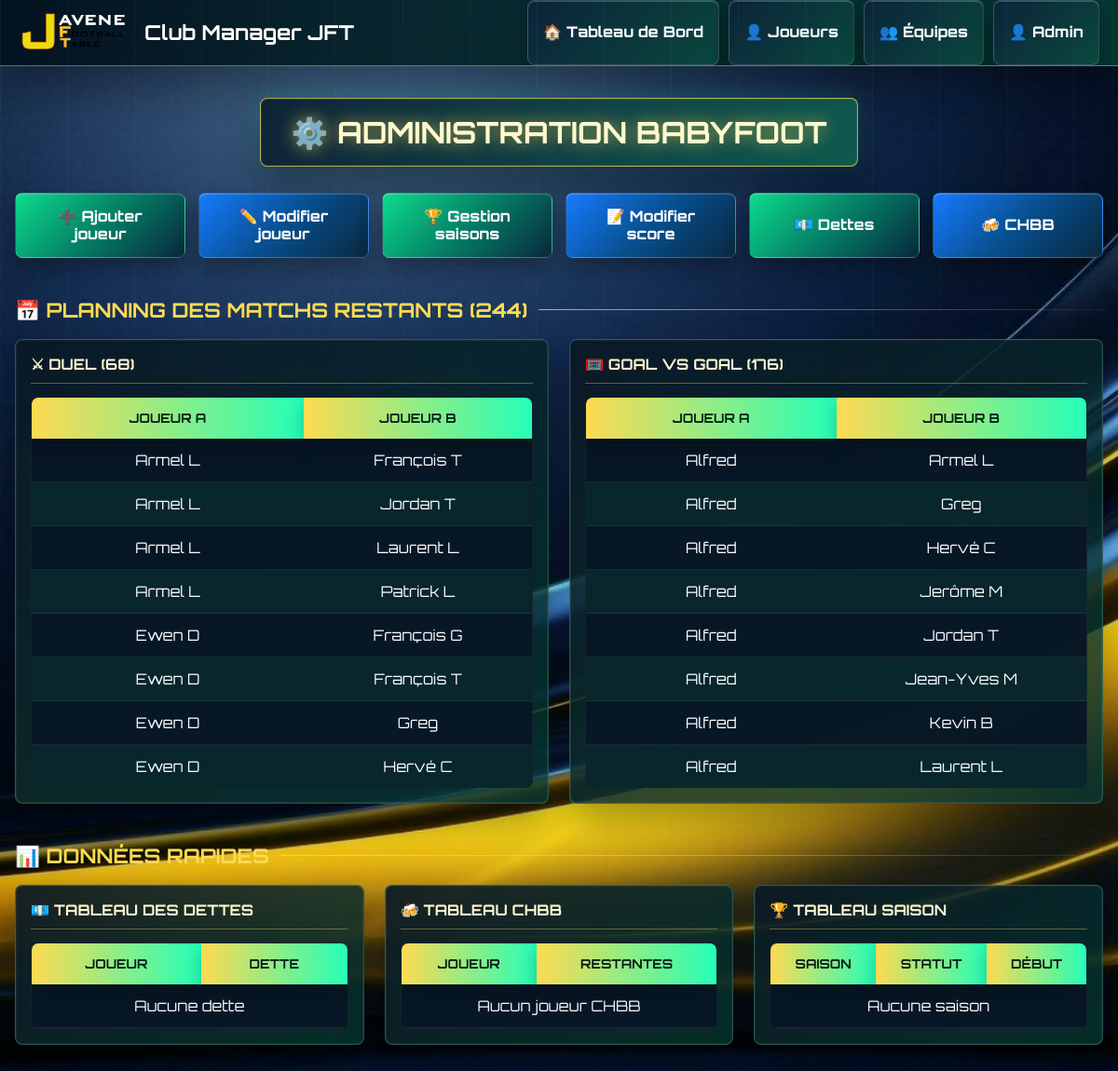
The page /admin on the database its author committed.
### app.py (models this page shows)
class Player(db.Model):
    id = db.Column(db.Integer, primary_key=True)
    name = db.Column(db.String(100))
    photo = db.Column(db.String(200), default="/static/img/default.png")
    sexe = db.Column(db.String(1), default="M")
    actif = db.Column(db.Boolean, default=True)
    team = db.Column(db.String(1))  # "A", "B" ou NULL
    force_team_b = db.Column(db.Boolean, default=False)
    card_background = db.Column(db.String(200))
    card_video = db.Column(db.String(200), nullable=True)
    duel = db.Column(db.Integer, default=0)
    goal = db.Column(db.Integer, default=0)
    goal_won = db.Column(db.Integer, default=0)
    matches = db.Column(db.Integer, default=0)
    matches_duel = db.Column(db.Integer, default=0)
    matches_goal = db.Column(db.Integer, default=0)
    wins = db.Column(db.Integer, default=0)
    losses = db.Column(db.Integer, default=0)
    elo = db.Column(db.Integer, default=1000)
    membre_club = db.Column(db.Boolean, default=True)
    interclub = db.Column(db.Boolean, default=False)
    interclub_wins = db.Column(db.Integer, default=0)
    atelier_duel = db.Column(db.Boolean, default=True)
    atelier_goal = db.Column(db.Boolean, default=True)
    external_club = db.Column(db.String(100))
    club_logo = db.Column(db.String(200))
    dette = db.Column(db.Float, default=0)
    chbb = db.Column(db.Boolean, default=False)
    chbb_count = db.Column(db.Integer, default=3)
    chbb_date1 = db.Column(db.String(50))
    chbb_date2 = db.Column(db.String(50))
    chbb_date3 = db.Column(db.String(50))

### app.py (the view)
@app.route("/admin")
def admin():
    season = get_current_season()
    players = Player.query.all()
    matches = Match.query.filter_by(season_id=season.id).order_by(Match.date.desc()).all() if season else []
    players_dict = {p.id: p for p in players}
    remaining_matches, duel_remaining, goal_remaining = get_remaining_matches_for_season(season)
    return render_template(
        "admin.html",
        players=players,
        matches=matches,
        players_dict=players_dict,
        remaining_matches=remaining_matches,
        duel_remaining=duel_remaining,
        goal_remaining=goal_remaining
    )

### app.py (called while the page is built)
def get_current_season():
    return Season.query.filter_by(active=True).first()

def get_played_pairs_for_season(season):
    if not season:
        return set()
    matches = Match.query.filter_by(season_id=season.id).all()
    return {
        (min(m.playerA_id, m.playerB_id), max(m.playerA_id, m.playerB_id), m.type)
        for m in matches
        if m.playerA_id and m.playerB_id
    }

@app.after_request
def add_header(response):
    response.headers["Cache-Control"] = "no-store"
    return response

### templates/admin.html (shortened to what this page needs)
{% extends "base.html" %}
{% block content %}
<div class="admin-container">
    <h1>⚙️ Administration Babyfoot</h1>
    <div class="admin-actions">
        <a href="/admin/player/new" class="btn btn-add">➕ Ajouter joueur</a>
        <a href="/admin/player/list" class="btn btn-edit">✏️ Modifier joueur</a>
        <a href="/admin/season" class="btn btn-add">🏆 Gestion saisons</a>
        <a href="/admin/match/list" class="btn btn-edit">📝 Modifier score</a>
        <a href="/admin/dettes" class="btn btn-add">💶 Dettes</a>
        <a href="/admin/chbb/login" class="btn btn-edit">🍻 CHBB</a>
    </div>
    <h2 class="planning-title">📅 Planning des matchs restants ({{ remaining_matches|length }})</h2>
    <div class="planning-container">
        <div class="planning-block">
            <h3 class="planning-subtitle">⚔ Duel ({{ duel_remaining|length }})</h3>
            <div class="planning-wrapper">
                <table class="admin-table">
                    <thead>
                        <tr>
                            <th>Joueur A</th>
                            <th>Joueur B</th>
                        </tr>
                    </thead>
                    <tbody>
                        {% for m in duel_remaining %}
                        <tr>
                            <td>{{ players_dict[m.playerA_id].name if m.playerA_id in players_dict else '-' }}</td>
                            <td>{{ players_dict[m.playerB_id].name if m.playerB_id in players_dict else '-' }}</td>
                        </tr>
                        {% endfor %}
                    </tbody>
                </table>
            </div>
        </div>
        <div class="planning-block">
            <h3 class="planning-subtitle">🥅 Goal vs Goal ({{ goal_remaining|length }})</h3>
            <div class="planning-wrapper">
                <table class="admin-table">
                    <thead>
                        <tr>
                            <th>Joueur A</th>
                            <th>Joueur B</th>
                        </tr>
                    </thead>
                    <tbody>
                        {% for m in goal_remaining %}
                        <tr>
                            <td>{{ players_dict[m.playerA_id].name if m.playerA_id in players_dict else '-' }}</td>
                            <td>{{ players_dict[m.playerB_id].name if m.playerB_id in players_dict else '-' }}</td>
                        </tr>
                        {% endfor %}
                    </tbody>
                </table>
            </div>
        </div>
    </div>
    <h2 class="planning-title">📊 Données rapides</h2>
    <div class="planning-container">
        <div class="planning-block">
            <h3 class="planning-subtitle">💶 Tableau des dettes</h3>
            <div class="planning-wrapper">
                <table class="admin-table">
                    <thead>
                        <tr>
                            <th>Joueur</th>
                            <th>Dette</th>
                        </tr>
                    </thead>
                    <tbody>
                        {% if not dette_players %}
                        <tr>
                            <td colspan="2">Aucune dette</td>
                        </tr>
                        {% endif %}
                    </tbody>
                </table>
            </div>
        </div>
        <div class="planning-block">
            <h3 class="planning-subtitle">🍻 Tableau CHBB</h3>
            <div class="planning-wrapper">
                <table class="admin-table">
                    <thead>
                        <tr>
                            <th>Joueur</th>
                            <th>Restantes</th>
                        </tr>
                    </thead>
                    <tbody>
                        {% if not chbb_players %}
                        <tr>
                            <td colspan="2">Aucun joueur CHBB</td>
                        </tr>
                        {% endif %}
                    </tbody>
                </table>
            </div>
        </div>
        <div class="planning-block">
            <h3 class="planning-subtitle">🏆 Tableau saison</h3>
            <div class="planning-wrapper">
                <table class="admin-table">
                    <thead>
                        <tr>
                            <th>Saison</th>
                            <th>Statut</th>
                            <th>Début</th>
                        </tr>
                    </thead>
                    <tbody>
                        {% if not seasons %}
                        <tr>
                            <td colspan="3">Aucune saison</td>
                        </tr>
                        {% endif %}
                    </tbody>
                </table>
            </div>
        </div>
    </div>
</div>
{% endblock %}

### static/css/style.css (style rules this page uses)
body { margin: 0; font-family: Arial; }
.btn { background: linear-gradient(#3b5d87, #223a5c); padding: 10px 16px; border-radius: 6px; color: white; text-decoration: none; font-weight: bold; box-shadow: inset 0 1px 0 rgba(255, 255, 255, 0.3), 0 3px 6px rgba(0, 0, 0, 0.4); transition: 0.2s; }

### static/css/admin.css (style rules this page uses)
body.admin { min-height: 100vh; color: #f7fbff; background: url("/static/img/background/background-12.png") center/cover no-repeat fixed; font-family: Orbitron, Arial, sans-serif; }
body.admin::before { content: ""; position: fixed; inset: 0; pointer-events: none; background: linear-gradient(90deg, rgba(255, 255, 255, 0.05) 1px, transparent 1px), linear-gradient(0deg, rgba(255, 255, 255, 0.04) 1px, transparent 1px); background-size: 72px 72px; mask-image: linear-gradient(to bottom, rgba(0, 0, 0, 0.75), transparent 78%); }
.admin-container { position: relative; }
.admin-container h1 { width: fit-content; margin: 0 auto 28px; padding: 16px 32px; color: #fff8cf; text-align: center; text-transform: uppercase; letter-spacing: 0; background: linear-gradient(110deg, rgba(11, 31, 49, 0.92), rgba(15, 98, 80, 0.86)); border: 1px solid rgba(254, 218, 82, 0.7); border-radius: 8px; box-shadow: inset 0 0 0 1px rgba(255, 255, 255, 0.08), 0 18px 38px rgba(0, 0, 0, 0.4), 0 0 28px rgba(37, 255, 184, 0.18); text-shadow: 0 0 18px rgba(254, 218, 82, 0.65); }
.planning-title { display: flex; align-items: center; gap: 12px; margin: 42px 0 18px; color: #feda52; font-size: 1.35rem; text-transform: uppercase; }
.planning-title::after { content: ""; flex: 1; height: 1px; background: linear-gradient(90deg, rgba(254, 218, 82, 0.75), rgba(37, 255, 184, 0.08)); }
.admin-actions { display: grid; grid-template-columns: repeat(6, minmax(140px, 1fr)); gap: 14px; margin-bottom: 36px; }
.btn { display: inline-flex; align-items: center; justify-content: center; min-height: 46px; padding: 11px 16px; border: 1px solid rgba(255, 255, 255, 0.16); border-radius: 8px; color: #f7fbff; text-align: center; text-decoration: none; font-weight: 800; line-height: 1.2; background: linear-gradient(135deg, rgba(12, 36, 59, 0.96), rgba(11, 74, 63, 0.92)); box-shadow: inset 0 1px 0 rgba(255, 255, 255, 0.2), 0 12px 24px rgba(0, 0, 0, 0.32); transition: transform 0.18s ease, box-shadow 0.18s ease, border-color 0.18s ease; }
.btn-add { background: linear-gradient(135deg, #0edb8d, #047c64 52%, #09283e); }
.btn-edit { background: linear-gradient(135deg, #177bff, #074f8f 50%, #09283e); }
.planning-container { display: grid; grid-template-columns: repeat(auto-fit, minmax(300px, 1fr)); gap: 22px; margin-bottom: 42px; }
.planning-block { min-width: 0; padding: 16px; border: 1px solid rgba(121, 255, 205, 0.24); border-radius: 8px; background: linear-gradient(145deg, rgba(7, 22, 36, 0.92), rgba(7, 56, 50, 0.78)), linear-gradient(90deg, rgba(254, 218, 82, 0.12), transparent); box-shadow: inset 0 0 0 1px rgba(255, 255, 255, 0.06), 0 18px 38px rgba(0, 0, 0, 0.35); }
.planning-subtitle { margin: 0 0 14px; padding-bottom: 10px; color: #fff8cf; font-size: 1rem; text-transform: uppercase; border-bottom: 1px solid rgba(254, 218, 82, 0.35); }
.planning-wrapper, .table-wrapper { overflow: auto; border-radius: 8px; }
.planning-wrapper { max-height: 420px; }
.admin-table { width: 100%; border-collapse: separate; border-spacing: 0; overflow: hidden; color: #f7fbff; background: rgba(2, 12, 22, 0.82); border: 1px solid rgba(255, 255, 255, 0.08); border-radius: 8px; }
.admin-table th, .admin-table td { padding: 13px 15px; text-align: center; border-bottom: 1px solid rgba(255, 255, 255, 0.08); }
.admin-table th { position: sticky; top: 0; z-index: 2; color: #062015; text-transform: uppercase; font-size: 0.86rem; background: linear-gradient(90deg, #feda52, #25ffb8); box-shadow: 0 7px 20px rgba(0, 0, 0, 0.25); }
.admin-table tbody tr { background: rgba(8, 24, 39, 0.88); transition: background 0.16s ease, transform 0.16s ease; }
.admin-table tbody tr:nth-child(even) { background: rgba(10, 43, 48, 0.82); }

### rows shown on the page
Player: name "Armel L" "Armel L" "Armel L" "Armel L", name "Armel L"
Player: name "François T" "François T"
Player: name "Jordan T", name "Jordan T"
Player: name "Laurent L", name "Laurent L"
Player: name "Patrick L"
Player: name "Ewen D" "Ewen D" "Ewen D" "Ewen D"
Player: name "François G"
Player: name "Greg", name "Greg"
Player: name "Hervé C", name "Hervé C"
Player: name "Alfred" "Alfred" "Alfred" "Alfred" "Alfred" "Alfred" "Alfred" "Alfred"
Player: name "Jerôme M"
Player: name "Jean-Yves M"
Player: name "Kevin B"

### other values the page prints
{{ remaining_matches|length }} "244"
{{ duel_remaining|length }} "68"
{{ goal_remaining|length }} "176"
